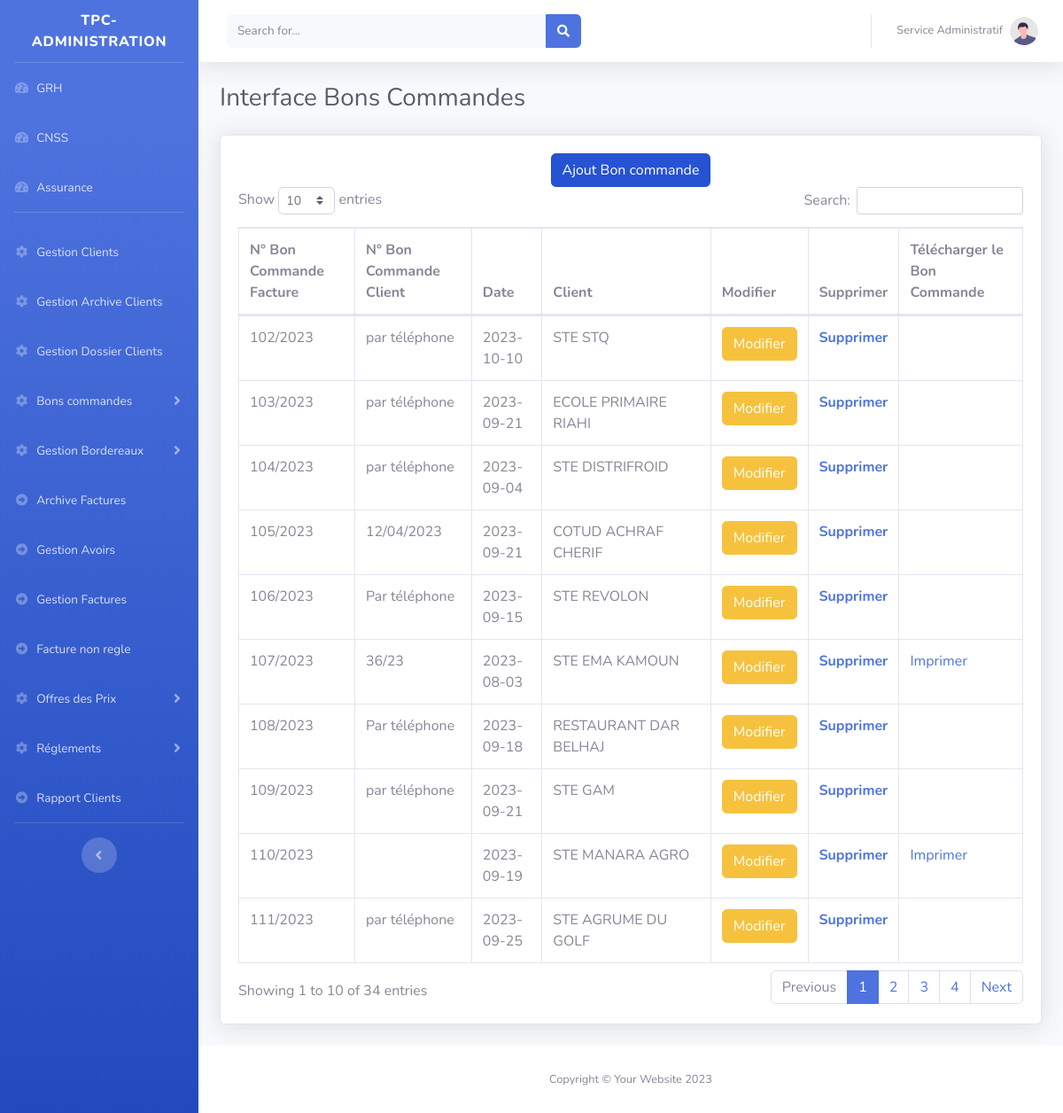
/tpc/main.php?Bons_commandes, run on the app's committed database.
### tables this page shows
CREATE TABLE `bon_commande` (
  `id` int(11) NOT NULL,
  `num_bon_commande` varchar(10) DEFAULT NULL,
  `date_bon_commande` varchar(20) DEFAULT NULL,
  `client` varchar(250) DEFAULT NULL,
  `piecejointe` varchar(100) DEFAULT NULL,
  `num_bon_commandeClient` varchar(250) DEFAULT NULL
);

CREATE TABLE `clients` (
  `id` int(11) NOT NULL,
  `type_client` varchar(200) DEFAULT NULL,
  `convention` varchar(100) DEFAULT NULL,
  `pieceConvention` varchar(250) DEFAULT NULL,
  `nom_client` varchar(200) DEFAULT NULL,
  `code_client` varchar(11) DEFAULT NULL,
  `adresse` text DEFAULT NULL,
  `matriculeFiscale` varchar(100) DEFAULT NULL,
  `exonoration` varchar(100) DEFAULT NULL,
  `pieceExonoration` varchar(200) DEFAULT NULL,
  `tel` varchar(200) DEFAULT NULL,
  `email` varchar(200) DEFAULT NULL,
  `numexonoration` varchar(250) DEFAULT NULL,
  `ValiditeExonoration` varchar(250) DEFAULT NULL
);

### tpc/class/connexion.db.php (called while the page is built)
<?php
function connexion(): PDO {
    $host = getenv('DB_HOST') ?: '127.0.0.1';
    $port = getenv('DB_PORT') ?: 3306;
    $db   = getenv('DB_NAME') ?: 'tpc';
    $user = getenv('DB_USER') ?: 'root';
    $pass = getenv('DB_PASSWORD') !== false ? getenv('DB_PASSWORD') : '';
    $dsn = "mysql:host=$host;port=$port;dbname=$db;charset=utf8mb4";
    $opts = [
        PDO::ATTR_ERRMODE            => PDO::ERRMODE_EXCEPTION,
        PDO::ATTR_DEFAULT_FETCH_MODE => PDO::FETCH_ASSOC,
        PDO::ATTR_EMULATE_PREPARES   => false,
    ];
    return new PDO($dsn, $user, $pass, $opts);
}

### tpc/class/BonsCommandes.class.php (called while the page is built, shortened)
<?php
include_once 'connexion.db.php';
class BonsCommandes{
	private $cnx;
	public function __construct(){$this->cnx=connexion();}
	public function getAll(){
		 $sql="SELECT * FROM bon_commande as bd ";
		$req=$this->cnx->query($sql);
		$resultat=$req->fetchAll();
		return $resultat;
	}
	public function getInfosClient($idClient){
		 $sql="SELECT * FROM clients where id='$idClient' ";
		$req=$this->cnx->query($sql);
		$resultat=$req->fetch();
		return $resultat;
	}
}
$bonCommande=new BonsCommandes();

### tpc/pages/BonsCommandes/Afficher.php (the view, shortened to what this page needs)
<?php
include 'class/BonsCommandes.class.php';
$BonsCommandes=$bonCommande->getAll();
 ?>
                    <div class="card shadow mb-4">
                       <div style="width:100%;text-align:center" class="col-12">
                            <a href="?Bons_commandes&Add" class="btn btn-primary active " style="position:relative; top:20px;"  >Ajout Bon commande</a>
							</div>
                        <div class="card-body">
                            <div class="table-responsive">
                                <table class="table table-bordered" id="dataTable" width="100%" cellspacing="0">
                                    <thead>
                                        <tr>
										    <th  >N° Bon Commande Facture</th>
											<th >N° Bon Commande Client</th>
											<th >Date</th>
											<th >Client</th>
											<th >Modifier</th>
											<th>Supprimer</th>
											 <th >Télécharger le Bon Commande</th>
                                        </tr>
                                    </thead>
                                    <tbody>
									<?php if(!empty($BonsCommandes)){
										foreach($BonsCommandes as $key){
										$infoFacture=$bonCommande->getInfosFactureByBonCommande($key['num_bon_commande']);
										foreach($infoFacture as $info);
											?>
											 <tr>
												<td>
												<?=$key['num_bon_commande']?>
												</td>
												 <td><?=$key['num_bon_commandeClient']?></td>
												<td><?=$key['date_bon_commande']?></td>
												<td>
												<?php if(!empty($key['client'])){
												@$nomClient=$bonCommande->getInfosClient($key['client']);
												if($nomClient){
											      echo @$nomClient['nom_client'];
												}
												else {echo @$key['client'];}
												 } else {
													echo $info['nom_client'];
													}
													?>
												</td>
												<th ><a href="?Bons_commandes&ModifierBC&BC=<?=$key['num_bon_commande']?>" class="btn btn-warning">Modifier</a></th>
												<th><a href="?Bons_commandes&deleteBonCommande=<?=$key['num_bon_commande']?>">Supprimer</th>
												  <td>
												   <?php if(!empty($key['piecejointe'])){?>
												   <a href="./pages/BonsCommandes/BonCommandes_piecesJointe/<?=$key['piecejointe']?>">Imprimer</a>
												   <?php } ?>
												   </td>
											 </tr>
									<?php }}?>
									 </tbody>
                                </table>
                            </div>
                        </div>
                    </div>

### data on the page
bon_commande: num_bon_commande "102/2023", num_bon_commandeClient "par téléphone", date_bon_commande "2023-10-10", clients.nom_client "STE STQ"
bon_commande: num_bon_commande "103/2023", num_bon_commandeClient "par téléphone", date_bon_commande "2023-09-21", clients.nom_client "ECOLE PRIMAIRE RIAHI"
bon_commande: num_bon_commande "104/2023", num_bon_commandeClient "par téléphone", date_bon_commande "2023-09-04", clients.nom_client "STE DISTRIFROID"
bon_commande: num_bon_commande "105/2023", num_bon_commandeClient "12/04/2023", date_bon_commande "2023-09-21", clients.nom_client "COTUD ACHRAF CHERIF"
bon_commande: num_bon_commande "106/2023", num_bon_commandeClient "Par téléphone", date_bon_commande "2023-09-15", clients.nom_client "STE REVOLON"
bon_commande: num_bon_commande "107/2023", num_bon_commandeClient "36/23", date_bon_commande "2023-08-03", clients.nom_client "STE EMA KAMOUN"
bon_commande: num_bon_commande "108/2023", num_bon_commandeClient "Par téléphone", date_bon_commande "2023-09-18", clients.nom_client "RESTAURANT DAR BELHAJ"
bon_commande: num_bon_commande "109/2023", num_bon_commandeClient "par téléphone", date_bon_commande "2023-09-21", clients.nom_client "STE GAM"
bon_commande: num_bon_commande "111/2023", num_bon_commandeClient "par téléphone", date_bon_commande "2023-09-25", clients.nom_client "STE AGRUME DU GOLF"
bon_commande: num_bon_commande "110/2023", date_bon_commande "2023-09-19", clients.nom_client "STE MANARA AGRO"
